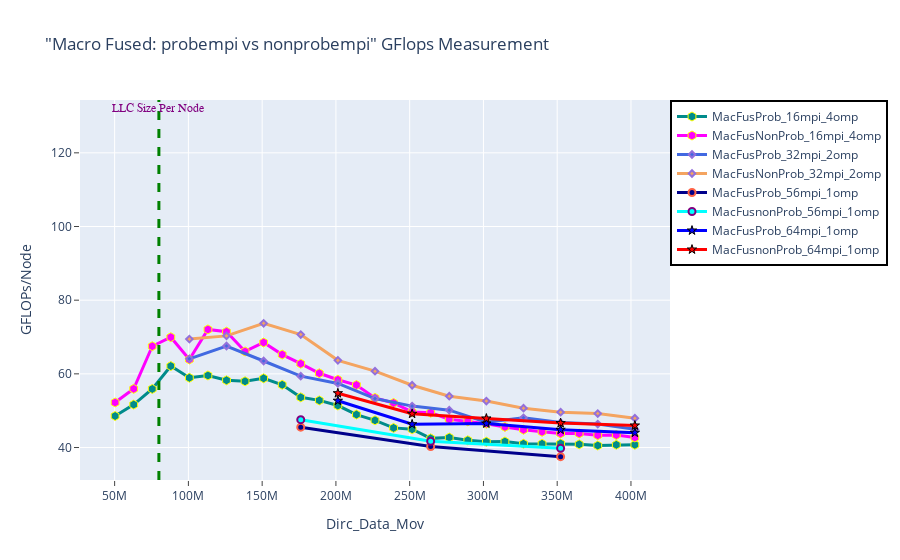

Source (notebook cell):
### Markdown cell above
## GFLOPS - macro fused: probempi vs nonprobempi

### Code cell
fig = go.Figure() 

# 1----
fig.add_trace(go.Scatter(x=(dfn2MacFusProb_16mpi_4omp.Dirc_Data_Mov*(dfn2MacFusProb_16mpi_4omp.MPI_size/2)), 
                         y=(dfn2MacFusProb_16mpi_4omp.GFLOPS*(dfn2MacFusProb_16mpi_4omp.MPI_size/2)), 
                         mode='lines+markers', 
                         name='MacFusProb_16mpi_4omp',
                         line=dict(color='darkcyan',width=3),
                         marker=dict(symbol='hexagon',size=9, line=dict(color='yellow',width=1))))

fig.add_trace(go.Scatter(x=(dfn2MacFusNonProb_16mpi_4omp.Dirc_Data_Mov*(dfn2MacFusNonProb_16mpi_4omp.MPI_size/2)), 
                         y=(dfn2MacFusNonProb_16mpi_4omp.GFLOPS*(dfn2MacFusNonProb_16mpi_4omp.MPI_size/2)), 
                         mode='lines+markers', 
                         name='MacFusNonProb_16mpi_4omp',
                         line=dict(color='magenta',width=3),
                         marker=dict(symbol='hexagon',size=9, line=dict(color='yellow',width=1))))


# 2----
fig.add_trace(go.Scatter(x=(dfn2MacFusProb_32mpi_2omp.Dirc_Data_Mov*(dfn2MacFusProb_32mpi_2omp.MPI_size/2)), 
                         y=(dfn2MacFusProb_32mpi_2omp.GFLOPS*(dfn2MacFusProb_32mpi_2omp.MPI_size/2)), 
                         mode='lines+markers', 
                         name='MacFusProb_32mpi_2omp',
                         line=dict(color='royalblue',width=3),
                         marker=dict(symbol='diamond',size=5,line=dict(color='MediumPurple',width=2))))

fig.add_trace(go.Scatter(x=(dfn2MacFusNonProb_32mpi_2omp.Dirc_Data_Mov*(dfn2MacFusNonProb_32mpi_2omp.MPI_size/2)), 
                         y=(dfn2MacFusNonProb_32mpi_2omp.GFLOPS*(dfn2MacFusNonProb_32mpi_2omp.MPI_size/2)), 
                         mode='lines+markers', 
                         name='MacFusNonProb_32mpi_2omp',
                         line=dict(color='sandybrown',width=3),
                         marker=dict(symbol='diamond',size=5,line=dict(color='MediumPurple',width=2))))


# 3----
fig.add_trace(go.Scatter(x=(dfn2MacFusProb_56mpi_1omp.Dirc_Data_Mov*(dfn2MacFusProb_56mpi_1omp.MPI_size/2)), 
                         y=(dfn2MacFusProb_56mpi_1omp.GFLOPS*(dfn2MacFusProb_56mpi_1omp.MPI_size/2)), 
                         mode='lines+markers', 
                         name='MacFusProb_56mpi_1omp',
                         line=dict(color='darkblue',width=3),
                         marker=dict(symbol='circle',size=7, line=dict(color='tomato',width=2))))

fig.add_trace(go.Scatter(x=(dfn2MacFusnonProb_56mpi_1omp.Dirc_Data_Mov*(dfn2MacFusnonProb_56mpi_1omp.MPI_size/2)), 
                         y=(dfn2MacFusnonProb_56mpi_1omp.GFLOPS*(dfn2MacFusnonProb_56mpi_1omp.MPI_size/2)), 
                         mode='lines+markers', 
                         name='MacFusnonProb_56mpi_1omp',
                         line=dict(color='cyan',width=3),
                         marker=dict(symbol='circle',size=7,line=dict(color='Purple',width=2))))



# 4----
fig.add_trace(go.Scatter(x=(dfn2MacFusProb_64mpi_1omp.Dirc_Data_Mov*(dfn2MacFusProb_64mpi_1omp.MPI_size/2)), 
                         y=(dfn2MacFusProb_64mpi_1omp.GFLOPS*(dfn2MacFusProb_64mpi_1omp.MPI_size/2)), 
                         mode='lines+markers', 
                         name='MacFusProb_64mpi_1omp',
                         line=dict(color='blue',width=3),
                         marker=dict(symbol='star',size=7, line=dict(color='black',width=1))))

fig.add_trace(go.Scatter(x=(dfn2MacFusnonProb_64mpi_1omp.Dirc_Data_Mov*(dfn2MacFusnonProb_64mpi_1omp.MPI_size/2)), 
                         y=(dfn2MacFusnonProb_64mpi_1omp.GFLOPS*(dfn2MacFusnonProb_64mpi_1omp.MPI_size/2)), 
                         mode='lines+markers', 
                         name='MacFusnonProb_64mpi_1omp',
                         line=dict(color='red',width=3),
                         marker=dict(symbol='star',size=7, line=dict(color='black',width=1))))



# Adding a vertical line
fig.add_vline(x=80e6, line_width=3, line_dash="dash", line_color="green")
# fig.add_hline(y=1024, line_width=3, line_dash="dash", line_color="red")

# Add annotation
fig.add_annotation(
    x='80e6'
    , y=130
    , text=f'LLC Size Per Node'
    , yanchor='bottom'
    , showarrow=False
    , arrowhead=1
    , arrowsize=1
    , arrowwidth=2
    , arrowcolor="#636363"
    , ax=-20
    , ay=-30
    , font=dict(size=12, color="purple", family="Sans Serif")
    , align="left"
    ,)

fig.update_layout(title='"Macro Fused: probempi vs nonprobempi" GFlops Measurement',
                  xaxis_title='Dirc_Data_Mov', yaxis_title='GFLOPs/Node', 
                  xaxis=dict(ticks="outside"),  
                  yaxis=dict(ticks="outside"),
                  legend = dict(
                                x=1,
                                y=1,
                                title_font_family="Sitka Small",
                                bordercolor="Black",
                                borderwidth=2))

### Figure 1 — Plotly figure (JSON) as saved in the notebook; plotly's stock layout.template omitted (floating-point values rounded to 4 significant figures)
{"data": [{"line": {"color": "darkcyan", "width": 3}, "marker": {"line": {"color": "yellow", "width": 1}, "size": 9, "symbol": "hexagon"}, "mode": "lines+markers", "name": "MacFusProb_16mpi_4omp", "type": "scatter", "x": [50331648, 62914560, 75497472, 88080384, 100663296, 113246208, 125829120, 138412032, 150994944, 163577856, 176160768, 188743680, 201326592, 213909504, 226492416, 239075328, 251658240, 264241152, 276824064, 289406976, 301989888, 314572800, 327155712, 339738624, 352321536, 364904448, 377487360, 390070272, 402653184], "y": [48.55, 51.66, 55.89, 62.11, 58.93, 59.56, 58.25, 57.98, 58.79, 57.04, 53.62, 52.8, 51.4, 48.95, 47.38, 45.33, 44.96, 42.49, 42.71, 41.95, 41.58, 41.63, 41.03, 41.01, 41.08, 40.87, 40.54, 40.74, 40.75]}, {"line": {"color": "magenta", "width": 3}, "marker": {"line": {"color": "yellow", "width": 1}, "size": 9, "symbol": "hexagon"}, "mode": "lines+markers", "name": "MacFusNonProb_16mpi_4omp", "type": "scatter", "x": [50331648, 62914560, 75497472, 88080384, 100663296, 113246208, 125829120, 138412032, 150994944, 163577856, 176160768, 188743680, 201326592, 213909504, 226492416, 239075328, 251658240, 264241152, 276824064, 289406976, 301989888, 314572800, 327155712, 339738624, 352321536, 364904448, 377487360, 390070272, 402653184], "y": [52.23, 55.93, 67.5, 69.95, 63.89, 72.06, 71.45, 66.08, 68.52, 65.23, 62.76, 60.15, 58.39, 56.97, 53.47, 52.1, 49.66, 49.45, 47.67, 47.12, 46.47, 45.6, 44.82, 44.27, 43.83, 43.82, 43.33, 43.39, 42.73]}, {"line": {"color": "royalblue", "width": 3}, "marker": {"line": {"color": "MediumPurple", "width": 2}, "size": 5, "symbol": "diamond"}, "mode": "lines+markers", "name": "MacFusProb_32mpi_2omp", "type": "scatter", "x": [100663296, 125829120, 150994944, 176160768, 201326592, 226492416, 251658240, 276824064, 301989888, 327155712, 352321536, 377487360, 402653184], "y": [64.07, 67.56, 63.49, 59.37, 57.4, 53.28, 51.25, 50.15, 46.87, 48.06, 46.77, 46.37, 44.94]}, {"line": {"color": "sandybrown", "width": 3}, "marker": {"line": {"color": "MediumPurple", "width": 2}, "size": 5, "symbol": "diamond"}, "mode": "lines+markers", "name": "MacFusNonProb_32mpi_2omp", "type": "scatter", "x": [100663296, 125829120, 150994944, 176160768, 201326592, 226492416, 251658240, 276824064, 301989888, 327155712, 352321536, 377487360, 402653184], "y": [69.43, 70.31, 73.72, 70.66, 63.67, 60.72, 56.9, 53.93, 52.61, 50.68, 49.59, 49.22, 47.96]}, {"line": {"color": "darkblue", "width": 3}, "marker": {"line": {"color": "tomato", "width": 2}, "size": 7, "symbol": "circle"}, "mode": "lines+markers", "name": "MacFusProb_56mpi_1omp", "type": "scatter", "x": [176160768, 264241152, 352321536], "y": [45.52, 40.29, 37.53]}, {"line": {"color": "cyan", "width": 3}, "marker": {"line": {"color": "Purple", "width": 2}, "size": 7, "symbol": "circle"}, "mode": "lines+markers", "name": "MacFusnonProb_56mpi_1omp", "type": "scatter", "x": [176160768, 264241152, 352321536], "y": [47.56, 41.69, 39.81]}, {"line": {"color": "blue", "width": 3}, "marker": {"line": {"color": "black", "width": 1}, "size": 7, "symbol": "star"}, "mode": "lines+markers", "name": "MacFusProb_64mpi_1omp", "type": "scatter", "x": [201326592, 251658240, 301989888, 352321536, 402653184], "y": [52.7, 46.32, 46.52, 44.82, 44.02]}, {"line": {"color": "red", "width": 3}, "marker": {"line": {"color": "black", "width": 1}, "size": 7, "symbol": "star"}, "mode": "lines+markers", "name": "MacFusnonProb_64mpi_1omp", "type": "scatter", "x": [201326592, 251658240, 301989888, 352321536, 402653184], "y": [54.75, 49.16, 47.89, 46.63, 45.98]}], "layout": {"annotations": [{"align": "left", "arrowcolor": "#636363", "arrowhead": 1, "arrowsize": 1, "arrowwidth": 2, "ax": -20, "ay": -30, "font": {"color": "purple", "family": "Sans Serif", "size": 12}, "showarrow": false, "text": "LLC Size Per Node", "x": "80e6", "y": 130, "yanchor": "bottom"}], "legend": {"bordercolor": "Black", "borderwidth": 2, "title": {"font": {"family": "Sitka Small"}}, "x": 1, "y": 1}, "shapes": [{"line": {"color": "green", "dash": "dash", "width": 3}, "type": "line", "x0": 80000000, "x1": 80000000, "xref": "x", "y0": 0, "y1": 1, "yref": "y domain"}], "title": {"text": "\"Macro Fused: probempi vs nonprobempi\" GFlops Measurement"}, "xaxis": {"ticks": "outside", "title": {"text": "Dirc_Data_Mov"}}, "yaxis": {"ticks": "outside", "title": {"text": "GFLOPs/Node"}}}}
